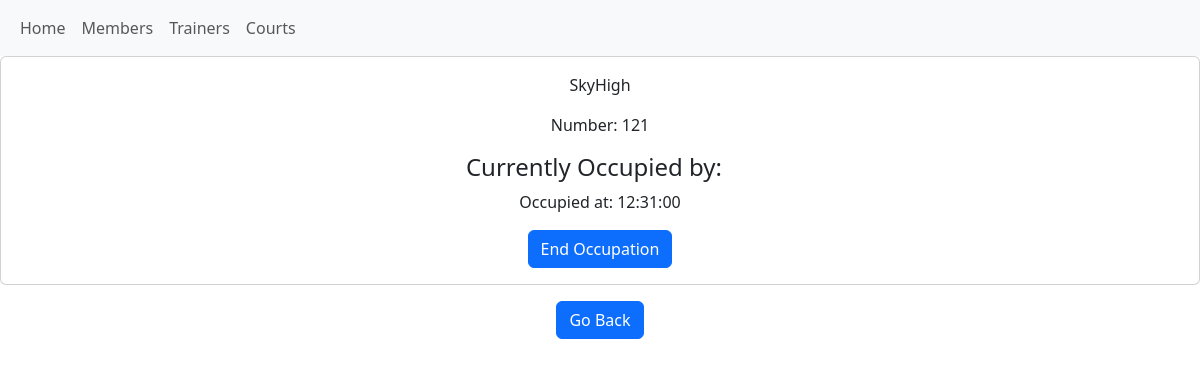
Before: /courts/court_details/1 with the older database file.
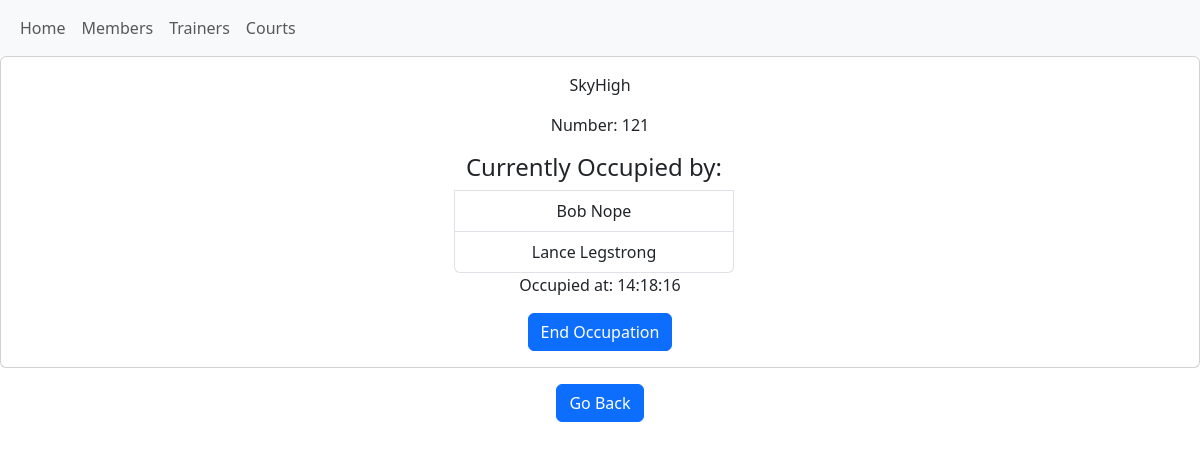
After: the same page with the newer database file.
### courts/models.py (models this page shows, shortened)
class Court(models.Model):
    name = models.CharField(max_length=100)
    number = models.PositiveIntegerField(unique=True)
    is_occupied = models.BooleanField(default=False)
    occupation_time = models.DateTimeField(null=True, blank=True)

### members/models.py (models this page shows)
class Member(models.Model):
    fname = models.CharField(max_length=30)
    lname = models.CharField(max_length=30)
    email = models.EmailField()
    phone = models.CharField(max_length=13)
    join_date = models.DateField(max_length=254)
    court = models.ForeignKey(
        Court, on_delete=models.SET_NULL, null=True, related_name="members"
    )
    def __str__(self):
        return f"{self.fname} {self.lname} "

### courts/views.py (the view)
# urls.py: path("court_details/<int:id>", views.court_details, name="court_details"),
def court_details(request, id):
    court = Court.objects.get(id=id)
    members = court.members.all()
    context = {"court": court, "members": members}
    return render(request, "court_details.html", context)

### courts/templates/court_details.html (shortened to what this page needs)
{%extends 'base.html'%}  {%block content%}
<div class="card">
  <div class="card-body">
    <p class="title">{{court.name}}</p>
    <p class="card-text">Number: {{court.number}}</p>
    {%if court.is_occupied%}
    <ul class="list-group container mx-auto w-25 mt-3">
      <h4>Currently Occupied by:</h4>
      {%for member in members%}
      <li class="list-group-item">{{member}}</li>
      {%endfor%}
    </ul>
    <p class="card-text">
      Occupied at: {{court.occupation_time|date:" H:i:s"}}
    </p>
    <a class="btn btn-primary" href="{%url 'end_court_occupation' court.id%}"
      >End Occupation</a
    >
    {%else%}
    <p class="card-text">Occupied: No</p>
    <a class="btn btn-primary" href="{%url 'occupy_court' court.id%}">Occupy</a>
    {%endif%}
  </div>
</div>
<a href="{%url 'courts'%}" class="btn btn-primary mt-3">Go Back</a>
{%endblock%}

Changed rows visible on the page:
changed Court "SkyHigh": occupation_time "12:31:00" → "14:18:16"
now on this page (row edited): Member: fname+lname "Bob Nope"
now on this page (row edited): Member: fname+lname "Lance Legstrong"
